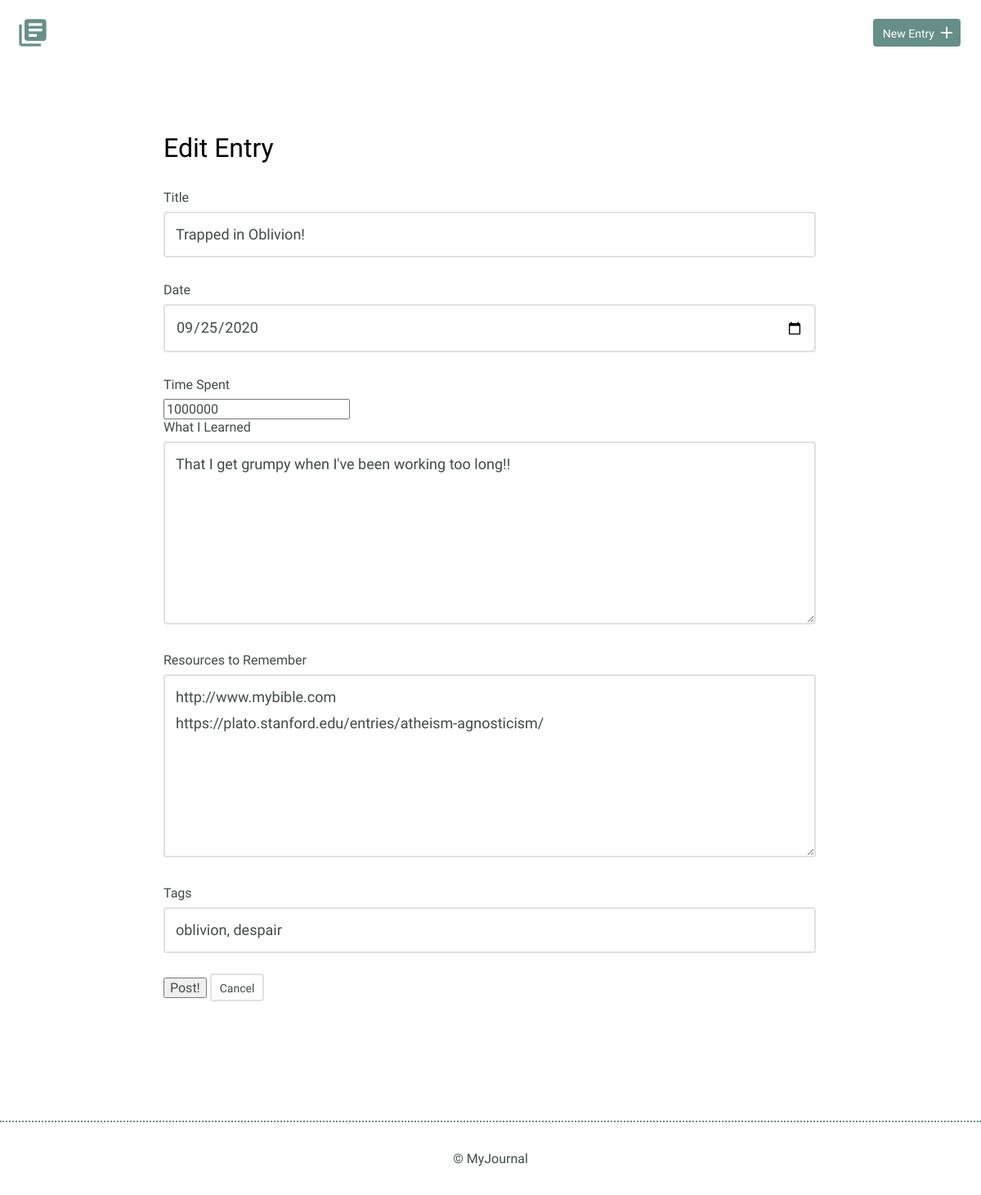
The app's page /entries/2/edit with its own data.
### models.py (models this page shows)
class BaseModel(Model):
    class Meta:
        database = DATABASE

class Entry(BaseModel):
    title = CharField(max_length=100)
    date = DateTimeField(default=datetime.datetime.now)
    time_spent = IntegerField(default=0)
    learned = TextField(null=False)
    remember = TextField(default=" ")

class EntryTags(BaseModel):
    entry_id = ForeignKeyField(Entry)
    tags = ForeignKeyField(Tags)

### app.py (the view, shortened to what this page needs)
@app.route("/entries/<id>/edit", methods=('GET', 'POST'))
def edit(id):
    entry = models.Entry.select().where(models.Entry.id==id).get()
    try:
        entry_tags = models.EntryTags.get(models.EntryTags.entry_id==id)
    except:
        entry_tags = None
    form = forms.Post()
    date = datetime.datetime.now()
    return render_template("edit.html", form=form, id=id, models=models)

### forms.py
class Post(Form):
    title = StringField(u"Title (Max. 100 characters)", validators=[
        DataRequired(),
        length(max=100)
    ])
    date = DateField(default=datetime.date.today())
    time_spent = IntegerField(u"Time Spent (round to nearest hour)",
        validators=[
                    DataRequired(),
                ])
    learned = TextAreaField(u"What did you learn?", validators=[
                DataRequired(),
            ])
    remember = TextAreaField(u"Links and other things to remember")
    tags = StringField(u"Add tags, separated by a comma.")

### templates/edit.html (shortened to what this page needs)
{% extends "layout.html" %}
{% block content %}
        <section>
            <div class="container">
                <div class="edit-entry">
                    <h2>Edit Entry</h2>
                    <form method="POST" action="">
                        {% set info = models.Entry.select().where(models.Entry.id==id).get() %}
                        {% if models.EntryTags.select().where(models.EntryTags.entry_id==id).exists(): %}
                            {% set tags = models.EntryTags.get(models.EntryTags.entry_id==id) %}
                        {% else: %}
                            {% set tags = "" %}
                        {% endif %}
                        <label for="title">Title</label>
                        {% set process = form.title.process_data(info.title) %}
                        {{ form.title() }}
                        <label for="date"> Date</label>
                        {{ form.date() }}
                        <label for="time_spent">Time Spent</label>
                        {% set process = form.time_spent.process_data(info.time_spent) %}
                        {{ form.time_spent() }}
                        <label for="learned">What I Learned</label>
                        {% set process = form.learned.process_data(info.learned) %}
                        {{ form.learned() }}
                        <label for="remember">Resources to Remember</label>
                        {% set process = form.remember.process_data(info.remember) %}
                        {{ form.remember() }}
                        <label for="Tags">Tags</label>
                        {% set process = form.tags.process_data(tags.tags_id) %}
                        {{ form.tags() }}
                        <button type="submit" id="submit">Post!</button>
                        <a href="{{ url_for('index') }}" class="button button-secondary">Cancel</a>
                    </form>
                </div>
            </div>
        </section>
{% endblock %}

### static/css/site.css (style rules this page uses)
body { font-size: 16px; color: #404a49; font-family: 'Cousine', serif; font-weight: 400; }
.container { margin: 0 auto; padding: 0 25px; }
.button { padding: 8px 10px 6px 10px; background: #678f89; border: 2px solid #678f89; border-radius: 4px; text-decoration: none; color: #FFF; position: relative; text-align: center; font-size: 14px; }
.button.button-secondary { background: #FFF; border: 2px solid #e1e1e1; color: #404a49; }
h1, h2, h3 { margin: 0; font-weight: 400; line-height: 1em; color: #000; }
h2 { font-size: 32px; }
.entry-list, .edit-entry, .new-entry { max-width: 800px; margin: 0 auto; padding: 70px 0 150px 0; }
.edit-entry h2, .new-entry h2 { margin-bottom: 35px; }
form label { display: block; margin-bottom: 8px; }
form input[type=text], form input[type=password], form input[type=date], form textarea { border: 2px solid #e1e1e1; font-size: 18px; line-height: 1.8em; padding:10px 13px; margin-bottom: 30px; border-radius: 4px; width: calc(100% - 32px); }
.edit-entry form textarea, .new-entry form textarea { min-height: 200px; }

### records on screen
Entry: title "Trapped in Oblivion!", date "09/25/2020", time_spent "1000000", learned "That I get grumpy when I've been working too long!!", remember "http://www.mybible.com https://plato.stanford.edu/entries/atheism-agnosticism/"
EntryTags: tags "oblivion, despair"
